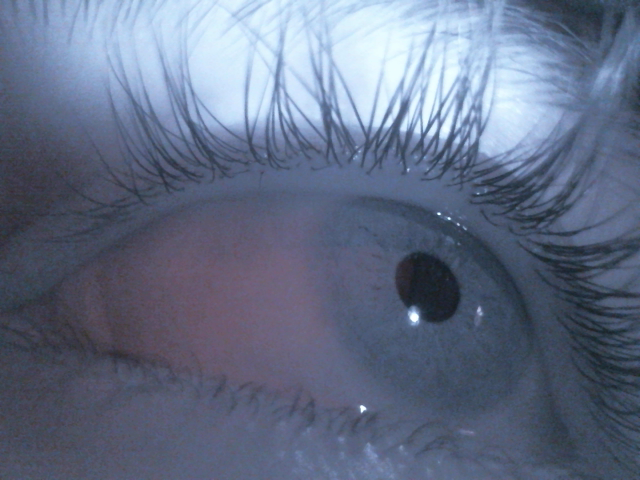
#> input picture test.png, 640 x 480 px
$ python -i ellipse_fitter.py   (imports and definitions only)   (older library calls are emulated)
#> lines starting #> are read from the running program, lines starting #| are printed output that depends on the picture; after the words box and inside, x2 and y2 are one past the last pixel; in counts of white or black regions, pixels touching at a corner belong together
##This code is heaviy based and inspired by Yutaloh's 3D Eyetracker
##Written by Avaneesh Murugesan 2020
import cv2
import time
import timeit
import numpy as np
from tkinter import *


class PupilFit:

    def __init__(self,ltc = 10,htc = 12,size = 175,dPL1 = 23,dPL2 = 23,pSA = 20,pSX = 50,pSY = 50,d = 3,t = 6,erode = False):
        self.lowThresholdCanny = ltc # default 10: for detecting dark (low contrast) parts of pupil
        self.highThresholdCanny = htc # default 30: for detecting lighter (high contrast) parts of pupil
        self.size = size # default 280: max L/H of pupil
        self.darkestPixelL1 = dPL1 # default 10: for setting low darkness threshold
        self.darkestPixelL2 = dPL2 # default 20: for setting high darkness threshold
        self.pupilSearchArea = pSA # default 20: for setting min size of pupil in pixels / 2
        self.pupilSearchXMin = pSX # default 50: distance from left side of image to start pupil search
        self.pupilSearchYMin = pSY # default 50: distance from right side of image to start pupil search
        self.dilation = d ##how much to dilate threshedging by
        self.thickness = t ##thickness of drawn lines
        self.erodeOn = erode # perform erode operation: turn off for one-offs, where eroding the image may actually hurt accuracy

    def getDrawnImage(self,shifted_ellipse,image):
        imagetoDraw = image.copy()
        cv2.ellipse(imagetoDraw,shifted_ellipse,(0,255,0),2)
        return imagetoDraw

###Setters
    def setLtc(self,val):
        self.lowThresholdCanny = val
    def setHtc(self,val):
        self.highThresholdCanny = val
    def setSize(self,val):
        self.size = val
    def setDpl1(self,val):
        self.darkestPixelL1 = val
    def setDpl2(self,val):
        self.darkestPixelL2 = val
    def setPsa(self,val):
        self.pupilSearchArea = val
    def setPsx(self,val):
        self.pupilSearchXMin = val
    def setPsy(self,val):
        self.pupilSearchYMin = val
    def setDilation(self,val):
        self.dilation = val
    def setThickness(self,val):
        self.thickness = val
    def setErode(self,val):
        self.erodeOn = val
##Getters
    def getLtc(self):
        return self.lowThresholdCanny
    def getHtc(self):
        return self.highThresholdCanny
    def getSize(self):
        return self.size
    def getDpl1(self):
        return self.darkestPixelL1
    def getDpl2(self):
        return self.darkestPixelL2
    def getPsa(self):
        return self.pupilSearchArea
    def getPsx(self):
        return self.pupilSearchXMin
    def getPsy(self):
        return self.pupilSearchYMin
    def getDilation(self):
        return self.dilation
    def getThickness(self):
        return self.thickness
    def getErode(self):
        return self.erodeOn


    '''
    @param input_img (converted to grayscale)
    @return min_value and locaiton within the iris region
    '''
    def getDarkestPixel(self,input_img):
        assert input_img.shape[0]>50
        assert input_img.shape[1]>50

        min_val, max_val, min_loc, max_loc = cv2.minMaxLoc(input_img)
        return min_val


    '''
    @param input_img (converted to grayscale)
    @param input_img2 copy of input image onto which geen block of pixels is drawn (BGR), null ok
    @return a point within the iris region
    '''
    def getDarkestPixelArea(self,img):
        rows = img.shape[0]
        cols = img.shape[1]

        # for searching img
        sArea = 10
        outerSearchDivisor = 2

        # darkness calculation
        width = 30
        searchDivisor = 3

        areaMin = 255 * 9 * searchDivisor ** 2

        ROI = (self.pupilSearchXMin, self.pupilSearchYMin)
        i = self.pupilSearchYMin
        while (i < (rows - width)):
            j = self.pupilSearchXMin
            while (j < (cols - width)):

                intensitySum = np.sum(img[(int(i)):(int(i) + width), (int(j)):(int(j) + width)])
                if (intensitySum < areaMin):
                    ROI = np.array([int(j), int(i)])
                    areaMin = intensitySum

                j = j + sArea / outerSearchDivisor
            i = i + sArea / outerSearchDivisor
        return ROI


    def refinePoints(self,contours, idx, ROI, checkThickness, checkSpacing, rmOutliers=False):
        i = 0
        refinedPoints = []
        for i in range(len(contours[idx])):
            finalX = contours[idx][i][0][0]
            finalY = contours[idx][i][0][1]

            if ((contours[idx][i][0][0] - checkThickness * checkSpacing - 1) >= 0 and (
                    contours[idx][i][0][0] + checkThickness * checkSpacing + 1) < ROI.shape[1]):
                xNumerator = 0
                xDenominator = 0
                j = -checkThickness * checkSpacing
                while (j < checkThickness * checkSpacing):
                    centerValue = ROI[contours[idx][i][0][1], contours[idx][i][0][0] + j]
                    leftDiff = np.abs(centerValue - ROI[contours[idx][i][0][1], contours[idx][i][0][0] + j - 1])
                    rightDiff = np.abs(centerValue - ROI[contours[idx][i][0][1], contours[idx][i][0][0] + j + 1])
                    xNumerator += (contours[idx][i][0][0] + j) * (leftDiff + rightDiff)
                    xDenominator += (leftDiff + rightDiff)
                    j = j + checkSpacing
                if (xDenominator != 0):
                    finalX = xNumerator / xDenominator
            if ((contours[idx][i][0][1] - checkThickness * checkSpacing - 1) >= 0 and (
                    contours[idx][i][0][1] + checkThickness * checkSpacing + 1) < ROI.shape[0]):
                yNumerator = 0
                yDenominator = 0
                j = -checkThickness * checkSpacing
                while (j < checkThickness * checkSpacing):
                    centerValue2 = ROI[contours[idx][i][0][1] + j, contours[idx][i][0][0]]
                    topDiff = np.abs(centerValue2 - ROI[contours[idx][i][0][1] + j - 1, contours[idx][i][0][0]])
                    botDiff = np.abs(centerValue2 - ROI[contours[idx][i][0][1] + j + 1, contours[idx][i][0][0]])
                    yNumerator += (contours[idx][i][0][1] + j) * (topDiff + botDiff)
                    yDenominator += (topDiff + botDiff)
                    j = j + checkSpacing
                if (yDenominator != 0):
                    finalY = yNumerator / yDenominator

            refinedPoints.append([[finalX, finalY]])

        return refinedPoints

    def correctBounds(self,inputPoint,maxSize):

        ##max Size of Pupil ROI
        size = maxSize

        #x/y from input point
        mcX = inputPoint[0]
        mcY = inputPoint[1]

        newX = mcX - self.size/2
        newY = mcY - self.size/2

        if(newX<0):
            newX = 0
        elif(newX > 639 - size):
            newX -= newX - 639 + size
        if(newY < 0):
            newY = 0
        elif(newY>479 -size):
            newY -= newY - 479 + size
        return np.array([int(newX),int(newY)])

    def getBiggest(self,contours):
        biggestOut = 0
        i = 0
        biggestSize = 0
        for i in range(len(contours)):
            M = cv2.moments(contours[i]) ##Moments
            if(M['m00']!=0):
              cx = int(M['m10'] / M['m00'])
              cy = int(M['m01']/M['m00'])
            else:
              cx = 0
              cy = 0
            if(cy >10 and cx < 620):
                area = cv2.contourArea(contours[i])
                if(area > biggestSize):
                    biggestSize = area
                    biggestOut = i

        return biggestOut


    def pupilAreafitRR(self,orig,debug=False):
        blur = cv2.GaussianBlur(orig, (5, 5), 0)
        gray = cv2.cvtColor(blur, cv2.COLOR_BGR2GRAY)
        darkestPixelConfirm = self.getDarkestPixelArea(gray)

        ##correct bounds
        darkestPixelConfirm = self.correctBounds(darkestPixelConfirm, self.getSize())
        ##find dakrest pixel (for thresholding)
        Rroi = gray[darkestPixelConfirm[1]:(darkestPixelConfirm[1] + self.getSize()),
               darkestPixelConfirm[0]:(darkestPixelConfirm[0] + self.getSize())]
        darkestPixel = self.getDarkestPixel(Rroi)

        erosion_size = 3
        erosion_type = cv2.MORPH_ELLIPSE

        element = cv2.getStructuringElement(erosion_type, (2 * erosion_size + 1, 2 * erosion_size + 1),
                                            (erosion_size, erosion_size))
        if (self.getErode()):
            gray = cv2.erode(gray, element)
        if (debug and self.getErode()):
            cv2.imshow('Eroded',gray)
        ret, threshLow = cv2.threshold(Rroi, int(darkestPixel + self.getDpl1()), 255, cv2.THRESH_BINARY_INV)

        if (debug):
            cv2.imshow('threshlow',threshLow)
        ##find contours
        _,contoursLow, hierarchy = cv2.findContours(threshLow, cv2.RETR_EXTERNAL, cv2.CHAIN_APPROX_NONE)

        # ##get biggest contours (iris)
        biggest = self.getBiggest(contoursLow)

        # [9 lines of commented-out code are left out]

        size2 = self.getSize()
        ret, threshHigh = cv2.threshold(Rroi, int(darkestPixel + self.getDpl2()), 255, cv2.THRESH_BINARY_INV)
        if (debug):
            cv2.imshow('threshHigh',threshHigh)
        ##contours for high threshold
        _,contoursHigh, hierarchy2 = cv2.findContours(threshHigh, cv2.RETR_EXTERNAL, cv2.CHAIN_APPROX_NONE)

        ##
        biggestHigh = self.getBiggest(contoursHigh)
        # gray = cv2.cvtColor(gray,cv2.COLOR_GRAY2BGR)
        green = (0, 255, 0)

        # ##canny params
        # edgeThresh = 1
        # max_lowThreshold = 100
        ratio = 3
        kernel2 = 3

        ##canny to get best canidate points
        thresh3 = cv2.Canny(Rroi, self.getLtc(), self.getLtc() * ratio, kernel2)
        thresh4 = cv2.Canny(Rroi, self.getHtc(), self.getHtc() * ratio, kernel2)

        ##dilating to increase thickness
        dilatethresh3 = cv2.dilate(thresh3, (self.getDilation(), self.getDilation()), 3)
        dilatethresh4 = cv2.dilate(thresh4, (self.getDilation(), self.getDilation()), 3)
        if (debug):
            cv2.imshow('dilatethresh3',dilatethresh3)
            cv2.imshow('dilatethresh4',dilatethresh4)
        ##drawing contours
        contourBackground = np.zeros((size2, size2), dtype='uint8')
        drawContoursLow = cv2.drawContours(contourBackground, contoursLow, biggest, (255, 255, 255), self.getThickness())
        drawContoursHigh = cv2.drawContours(contourBackground, contoursHigh, biggestHigh, (255, 255, 255), self.getThickness())

        if (debug):
            cv2.imshow('drawContoursLow',drawContoursLow)
            cv2.imshow('drawContoursHigh',drawContoursHigh)
        ##bitwise_ands of contours and thresholds
        ctland = cv2.bitwise_and(drawContoursLow, dilatethresh3, mask=None)
        cthand = cv2.bitwise_and(drawContoursHigh, dilatethresh4, mask=None)
        ctOR = cv2.bitwise_or(ctland, cthand, mask=None)
        if (debug):
            cv2.imshow('ctland',ctland)
            cv2.imshow('cthand',cthand)
            cv2.imshow('cTOR',ctOR)

        _,contours, hierarchy = cv2.findContours(ctOR, cv2.RETR_EXTERNAL, cv2.CHAIN_APPROX_NONE)
        try:
            biggestC = self.getBiggest(contours)
            allPts = self.refinePoints(contours, biggestC, Rroi, 4, 2, True)
            allPts = np.array(allPts, dtype=np.float32)
            ellipse = cv2.fitEllipse(allPts)
            shiftedellipse = ((ellipse[0] + darkestPixelConfirm), ellipse[1], ellipse[2])
            return shiftedellipse


        except:
            print('No ellipse in boundary')

>>> import cv2
>>> picture = cv2.imread('test.png')
#> picture is the input picture: shape (480, 640, 3); mean B, G, R 134, 110.4, 99.5
>>> result = PupilFit().pupilAreafitRR(picture)
#> in pupilAreafitRR, `gray = cv2.cvtColor(blur, cv2.COLOR_BGR2GRAY)`:
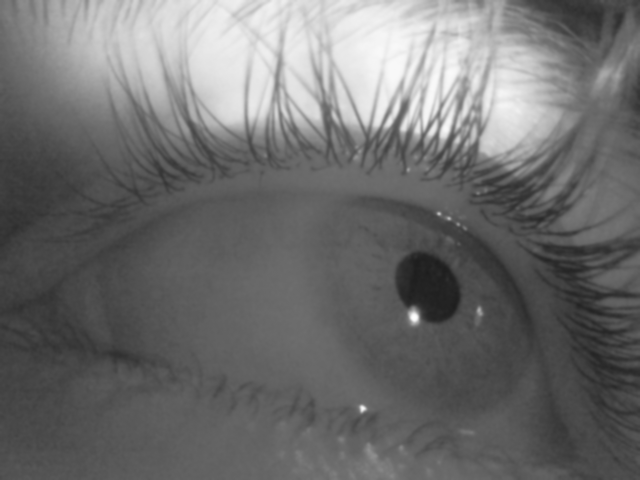
#> gray: shape (480, 640); min 29, max 254, mean 109.8
#> after the loop in getDarkestPixelArea, `while (i < (rows - width)):`: ROI = (50, 50); areaMin = 20655; i = 450
#> in pupilAreafitRR, `darkestPixelConfirm = self.getDarkestPixelArea(gray)`: darkestPixelConfirm = (50, 50)
#> in correctBounds, `mcX = inputPoint[0]`: mcX = 50
#> in correctBounds, `newX = mcX - self.size/2`: newX = -37.5
#> in pupilAreafitRR, `darkestPixelConfirm = self.correctBounds(darkestPixelConfirm, self.get..`: darkestPixelConfirm = [0, 0]
#> in pupilAreafitRR, `Rroi = gray[darkestPixelConfirm[1]:(darkestPixelConfirm[1] + self.getS..`:
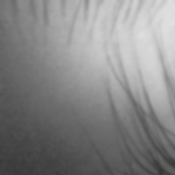
#> Rroi: shape (175, 175); min 54, max 225, mean 133.8
#> in getDarkestPixel, `min_val, max_val, min_loc, max_loc = cv2.minMaxLoc(input_img)`: min_val = 54; max_val = 225; min_loc = (161, 170); max_loc = (172, 21)
#> in pupilAreafitRR, `darkestPixel = self.getDarkestPixel(Rroi)`: darkestPixel = 54
#> in pupilAreafitRR, `ret, threshLow = cv2.threshold(Rroi, int(darkestPixel + self.getDpl1()..`:
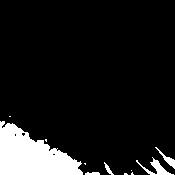
#> threshLow: shape (175, 175); 10.3% white; 11 white regions (6 under 20 px)
#> in pupilAreafitRR, `ret, threshLow = cv2.threshold(Rroi, int(darkestPixel + self.getDpl1()..`: ret = 77
#> in pupilAreafitRR, `_,contoursLow, hierarchy = cv2.findContours(threshLow, cv2.RETR_EXTERN..`: contoursLow = 11 contours, 6 with area under 20; largest, box (x1, y1, x2, y2) and area: (0, 121, 83, 175) 2626, (136, 157, 174, 175) 152, (155, 147, 175, 169) 76, (104, 162, 114, 175) 30, (85, 172, 100, 175) 23
#> the loop in getBiggest, `for i in range(len(contours)):` made 11 passes
#> (cx, cy, area, biggestSize) on passes 3, 6, 7, 10: (92, 173, 23, 23), (107, 168, 29.5, 29.5), (156, 168, 151.5, 151.5), (31, 155, 2626.5, 2626.5)
#> (cx, cy, area) on pass 8: (167, 159, 75.5)
#> after the loop in getBiggest, `for i in range(len(contours)):`: biggestOut = 9; biggestSize = 2626.5
#> in pupilAreafitRR, `biggest = self.getBiggest(contoursLow)`: biggest = 9
#> in pupilAreafitRR, `_,contoursHigh, hierarchy2 = cv2.findContours(threshHigh, cv2.RETR_EXT..`: contoursHigh has the same summary as contoursLow
#> the loop in getBiggest (call 2), `for i in range(len(contours)):` made 11 passes
#> in pupilAreafitRR, `thresh3 = cv2.Canny(Rroi, self.getLtc(), self.getLtc() * ratio, kernel2)`: thresh3: shape (175, 175); 11.8% white in thin lines or dots
#> in pupilAreafitRR, `thresh4 = cv2.Canny(Rroi, self.getHtc(), self.getHtc() * ratio, kernel2)`:
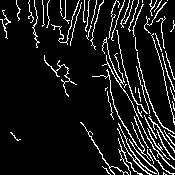
#> thresh4: shape (175, 175); 9.7% white in thin lines or dots
#> in pupilAreafitRR, `dilatethresh3 = cv2.dilate(thresh3, (self.getDilation(), self.getDilat..`: dilatethresh3: shape (175, 175); 17% white in thin lines or dots
#> in pupilAreafitRR, `dilatethresh4 = cv2.dilate(thresh4, (self.getDilation(), self.getDilat..`:
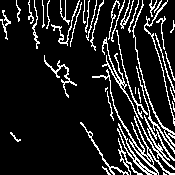
#> dilatethresh4: shape (175, 175); 13.5% white in thin lines or dots
#> in pupilAreafitRR, `drawContoursLow = cv2.drawContours(contourBackground, contoursLow, big..`:
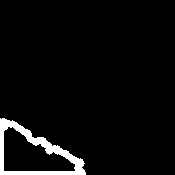
#> drawContoursLow: shape (175, 175); 4.2% white; 1 white region, box (x1, y1, x2, y2) and area: (0, 118, 86, 175) 1294
#> in pupilAreafitRR, `ctland = cv2.bitwise_and(drawContoursLow, dilatethresh3, mask=None)`:
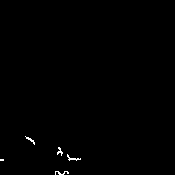
#> ctland: shape (175, 175); 0.39% white in thin lines or dots, all inside (x1, y1, x2, y2) = (0, 136, 81, 175)
#> in pupilAreafitRR, `cthand = cv2.bitwise_and(drawContoursHigh, dilatethresh4, mask=None)`: cthand: shape (175, 175); every value is 0
#> in pupilAreafitRR, `_,contours, hierarchy = cv2.findContours(ctOR, cv2.RETR_EXTERNAL, cv2...`: contours = 5 contours, all with area under 20
#> in pupilAreafitRR, `biggestC = self.getBiggest(contours)`: biggestC = 2
#> the loop in refinePoints, `for i in range(len(contours[idx])):` made 32 passes
#> after the loop in refinePoints, `for i in range(len(contours[idx])):`: refinedPoints = 32 items
#> in pupilAreafitRR, `allPts = np.array(allPts, dtype=np.float32)`: allPts = 32 rows, first 8: [67.99, 152.7], [62.02, 159], [66.99, 156], [64.5, 160.8], [68.95, 156.5], [69.97, 160.9], [71.95, 156.5], [70, 155.7]
#> in pupilAreafitRR, `ellipse = cv2.fitEllipse(allPts)`: ellipse = ((72.48, 158.3), (10.75, 16.22), 100.1)
#> in pupilAreafitRR, `shiftedellipse = ((ellipse[0] + darkestPixelConfirm), ellipse[1], elli..`: shiftedellipse = ([72.48, 158.3], (10.75, 16.22), 100.1)
#> result = ([72.48, 158.3], (10.75, 16.22), 100.1)

$ run again, on glanced.png
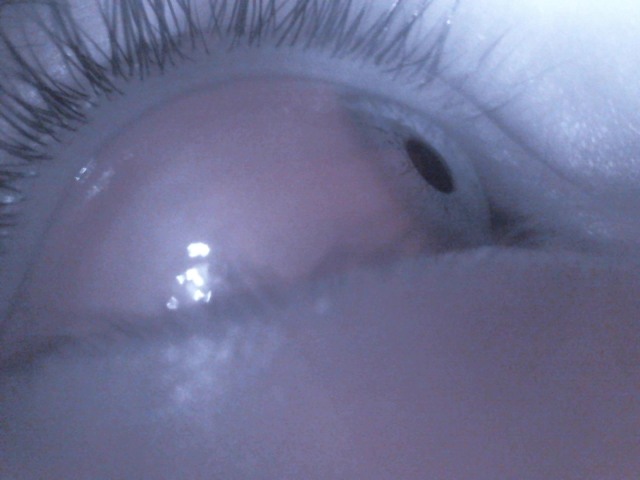
#> input picture glanced.png, 640 x 480 px
#> picture is the input picture: shape (480, 640, 3); mean B, G, R 146, 112.8, 110.6
#> after the loop in getDarkestPixelArea, `while (i < (rows - width)):`: ROI = (50, 50); areaMin = 20655; i = 450
#> in pupilAreafitRR, `darkestPixelConfirm = self.getDarkestPixelArea(gray)`: darkestPixelConfirm = (50, 50)
#> mcX = 50
#> newX = -37.5
#> in pupilAreafitRR, `darkestPixelConfirm = self.correctBounds(darkestPixelConfirm, self.get..`: darkestPixelConfirm = [0, 0]
#> min_val = 47; max_val = 170; min_loc = (58, 98); max_loc = (84, 169)
#> darkestPixel = 47
#> in pupilAreafitRR, `ret, threshLow = cv2.threshold(Rroi, int(darkestPixel + self.getDpl1()..`:
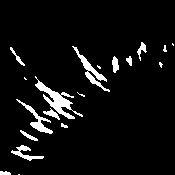
#> threshLow: shape (175, 175); 6% white; 19 white regions (7 under 20 px)
#> ret = 70
#> contoursLow = 19 contours, 8 with area under 20; largest, box (x1, y1, x2, y2) and area: (35, 76, 83, 119) 429, (72, 46, 110, 92) 260, (16, 99, 53, 134) 208, (11, 145, 44, 161) 128, (112, 56, 119, 73) 64
#> the loop in getBiggest, `for i in range(len(contours)):` made 19 passes
#> (cx, cy, area, biggestSize) on passes 2, 3, 7, 10: (4, 172, 24, 24), (25, 152, 128.5, 128.5), (37, 120, 208.5, 208.5), (56, 99, 429, 429)
#> after the loop in getBiggest, `for i in range(len(contours)):`: biggestOut = 9; biggestSize = 429
#> biggest = 9
#> contoursHigh has the same summary as contoursLow
#> the loop in getBiggest (call 2), `for i in range(len(contours)):` made 19 passes
#> thresh3: shape (175, 175); 15.2% white in thin lines or dots
#> thresh4: shape (175, 175); 14.7% white in thin lines or dots
#> dilatethresh3: shape (175, 175); 23.5% white in thin lines or dots
#> dilatethresh4: shape (175, 175); 22.7% white in thin lines or dots
#> drawContoursLow: shape (175, 175); 3.5% white; 1 white region, box (x1, y1, x2, y2) and area: (32, 73, 86, 122) 1086
#> in pupilAreafitRR, `ctland = cv2.bitwise_and(drawContoursLow, dilatethresh3, mask=None)`:
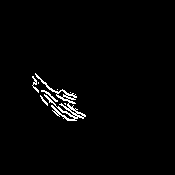
#> ctland: shape (175, 175); 1.8% white in thin lines or dots, all inside (x1, y1, x2, y2) = (32, 73, 86, 121)
#> contours = 8 contours, 5 with area under 20; largest, box (x1, y1, x2, y2) and area: (35, 73, 86, 121) 358, (41, 90, 58, 102) 24, (32, 76, 39, 93) 21
#> biggestC = 7
#> the loop in refinePoints, `for i in range(len(contours[idx])):` made 308 passes
